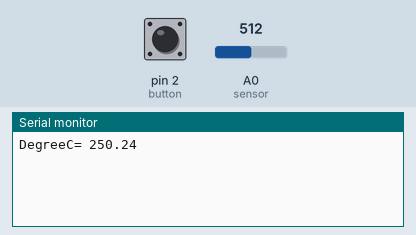
The sketch below on a simulated Arduino Uno, built with avr-gcc and run on an emulated ATmega328P. Parts: the last lines printed to the serial monitor. The test bench sets the inputs (shaded band); at power-on: pin 2 (button) LOW, A0 (sensor) = 512.

Above: at 1.2 s.
1.3 s: pin 2 (button) pulled HIGH for 0.15 s
At 2.7 s:
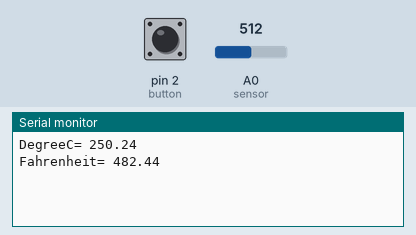
4.5 s: A0 (sensor) set to 716
At 5.8 s:
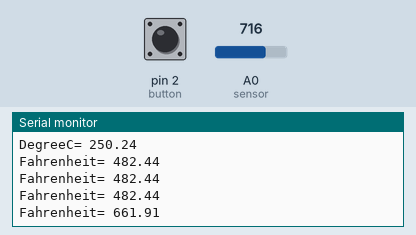
6.0 s: pin 2 (button) pulled HIGH for 1 s
At 6.9 s:
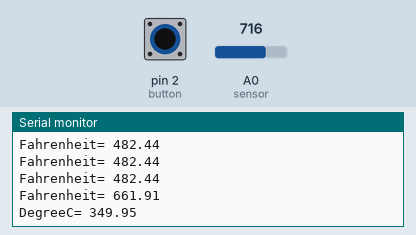
8.5 s: A0 (sensor) set to 900
At 9.8 s:
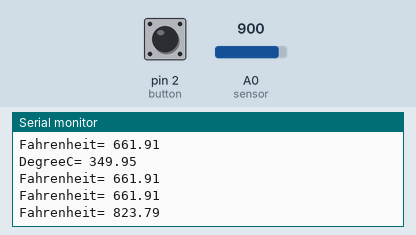
Timing chart, 0 to 11.0 s (numbered marks = the images above; inputs shaded):
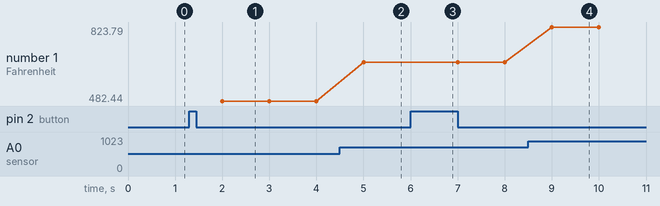

The sketch:

Temperature_v02.ino
```cpp
const int sensor = 0;
const int button = 2;
int state = 0;
int bVal =0;
unsigned long ltime = 1000;
void setup()
{
  Serial.begin(9600);
}
float getCelcius(){
  float vout = analogRead(sensor);
  vout = (vout * 500) / 1023;
  return vout;
}
float getFahrenheit(){
  return (getCelcius() * 1.8) + 32;
}
void loop()
{

  bVal = digitalRead(button);
  if (bVal > 0) {
    state=1-state;
    delay(500);
  }
  if(millis()>ltime){
    if(state==0){
      Serial.print("DegreeC= ");
      Serial.println(getCelcius());
    }
    else{
      Serial.print("Fahrenheit= ");
      Serial.println(getFahrenheit());
    }
    ltime+=1000;
  }

}
```

Measured:
- after the input at 1.3 s, the serial monitor: prints a new line after 0.70 s (image 1)
- after the input at 4.5 s, the serial monitor: prints a new line after 0.50 s (image 2)
- after the input at 6.0 s, the serial monitor: prints a new line after 0.50 s (image 3)
- after the input at 8.5 s, the serial monitor: prints a new line after 0.50 s (image 4)
- plotted number 1: 482.44 → 661.91 after the input at 4.5 s, 661.91 → 823.79 after the input at 8.5 s
